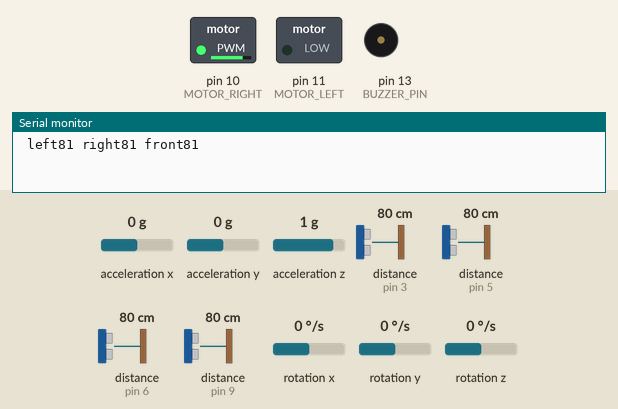
Simulated run of this sketch. Board: Teensy 3. Parts: switched loads named in the sketch (green lamp = pin HIGH), buzzer (waves = sounding, pin HIGH), the last lines printed to the serial monitor. Dashed ring = blinking. The inputs (shaded band) are chosen by the test bench; at power-on: distance to the obstacle (sensors on pin 3, pin 5, pin 6, pin 9) 80 cm, acceleration x 0 g, acceleration y 0 g, acceleration z 1 g, rotation x 0 °/s, rotation y 0 °/s, rotation z 0 °/s. The echo pulse lasts 58.3 µs per cm.

Above: at 14.2 s.
14.3 s: distance to the obstacle (sensor on pin 3) set to 96 cm
16.8 s: distance to the obstacle (sensor on pin 3) set to 103 cm
At 17.3 s:
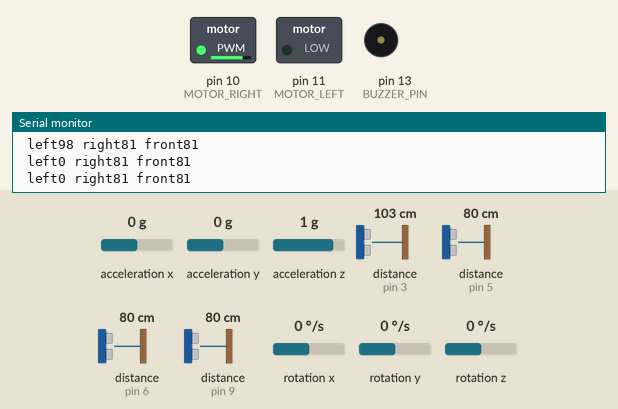
19.3 s: distance to the obstacle (sensor on pin 5) set to 97 cm
21.8 s: distance to the obstacle (sensor on pin 5) set to 106 cm
At 22.4 s:
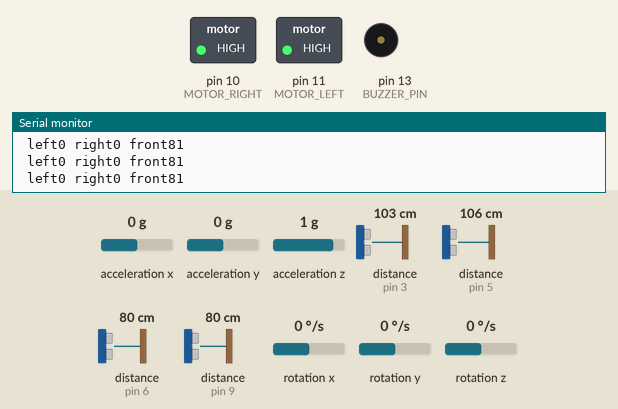
24.3 s: distance to the obstacle (sensor on pin 5) set to 2 cm
At 25.7 s:
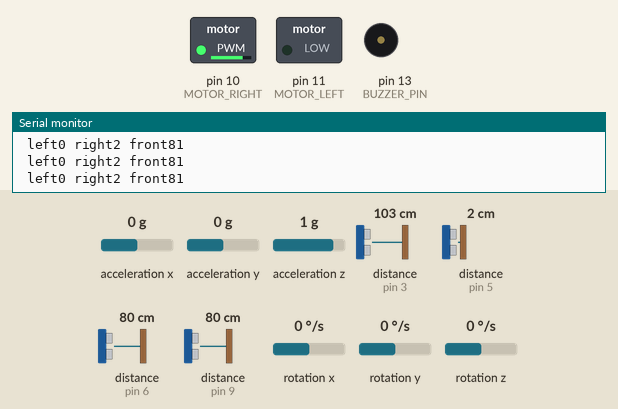
26.8 s: distance to the obstacle (sensor on pin 5) set to 120 cm
At 27.9 s:
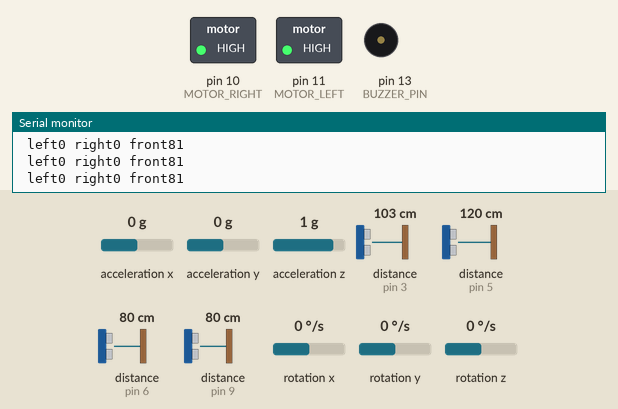
Timing chart, 0 to 29.8 s (numbered marks = the images above; inputs shaded):
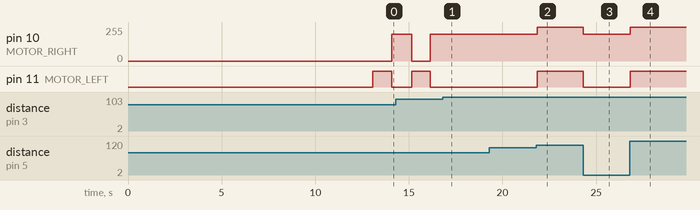

Measured:
- the behaviour switches between 100 and 101 cm on distance to the obstacle (sensor on pin 3) (found by bisection; images 0 and 1)
- the behaviour switches between 100 and 101 cm on distance to the obstacle (sensor on pin 5) (found by bisection; images 1 and 2)
- after the input at 16.8 s, pin 10 (MOTOR_RIGHT): stays 200/255 (without the input it goes to 0/255 after 0.42 s); pin 11 (MOTOR_LEFT): stays LOW (without the input it goes to HIGH after 0.42 s)
- after the input at 21.8 s, pin 10 (MOTOR_RIGHT): 200/255 → 255/255 after 0.05 s; pin 11 (MOTOR_LEFT): LOW → HIGH after 0.05 s
- after the input at 24.3 s, pin 10 (MOTOR_RIGHT): 255/255 → 200/255 at once; pin 11 (MOTOR_LEFT): HIGH → LOW at once
- after the input at 26.8 s, pin 10 (MOTOR_RIGHT): 200/255 → 255/255 at once; pin 11 (MOTOR_LEFT): LOW → HIGH at once

The sketch:

Code_EPIC.ino
```cpp
#include "NewPing.h"
///////////////////////////////////////////////////////
#include "MPU6050_tockn.h"
#include <Wire.h>
MPU6050 mpu6050(Wire);
// ////////////////////////////////////////////////////
#include <SoftwareSerial.h>
// /////////////////////////////////////////////
SoftwareSerial Sim800l(A0, A1); // RX TX
// /////////////////////////////////////////////////////
#define TRIGGER_PIN_LEFT 2 // Arduino pin tied to trigger pin on the ultrasonic sensor.
#define ECHO_PIN_LEFT 3 // Arduino pin tied to echo pin on the ultrasonic sensor.
#define MAX_DISTANCE_LEFT 100 // Maximum distance we want to ping for (in centimeters). Maximum sensor distance is rated at 400-500cm.
// /////////////////////////////////////////////////////
#define TRIGGER_PIN_RIGHT 4
#define ECHO_PIN_RIGHT 5
#define MAX_DISTANCE_RIGHT 100
// /////////////////////////////////////////////////////
#define TRIGGER_PIN_FRONT 7
#define ECHO_PIN_FRONT 6
#define MAX_DISTANCE_FRONT 100
// /////////////////////////////////////////////////////
#define TRIGGER_PIN_BOTTOM 8
#define ECHO_PIN_BOTTOM 9
#define MAX_DISTANCE_BOTTOM 100
// /////////////////////////////////////////////////////
NewPing sonarLeft(TRIGGER_PIN_LEFT, ECHO_PIN_LEFT, MAX_DISTANCE_LEFT); // NewPing setup of pins and maximum distance.
NewPing sonarRight(TRIGGER_PIN_RIGHT, ECHO_PIN_RIGHT, MAX_DISTANCE_RIGHT); // NewPing setup of pins and maximum distance.
NewPing sonarFront(TRIGGER_PIN_FRONT, ECHO_PIN_FRONT, MAX_DISTANCE_FRONT); // NewPing setup of pins and maximum distance.
NewPing sonarBottom(TRIGGER_PIN_BOTTOM, ECHO_PIN_BOTTOM, MAX_DISTANCE_BOTTOM); // NewPing setup of pins and maximum distance.
// /////////////////////////////////////////////////////
// #define SENSOR_PIN A2
#define BUZZER_PIN 13
// /////////////////////////////////////////////////////
#define MOTOR_LEFT 11//8
#define MOTOR_RIGHT 10
#define power 200
// /////////////////////////////////////////////////////
int getDistanceLeft()
{
  return sonarLeft.ping_cm();
}

int getDistanceRight()
{
  return sonarRight.ping_cm();
}

int getDistanceFront()
{
  return sonarFront.ping_cm();
}

int getDistanceBottom()
{
  return sonarBottom.ping_cm();
}

void warningLeft()
{
  analogWrite(MOTOR_LEFT, power); // 100
}

void notWarningLeft()
{
  digitalWrite(MOTOR_LEFT, LOW);
}

void warningRight()
{
  analogWrite(MOTOR_RIGHT, power);
}

void notWarningRight()
{
  digitalWrite(MOTOR_RIGHT, LOW);
}

void warningFront()
{
  digitalWrite(MOTOR_RIGHT, power / 3);
  digitalWrite(MOTOR_LEFT, power / 3);
}

void turnOff()
{
  digitalWrite(MOTOR_RIGHT, LOW);
  digitalWrite(MOTOR_LEFT, LOW);
}

void warningAll()
{
  digitalWrite(MOTOR_LEFT, power);
  digitalWrite(MOTOR_RIGHT, power);
}

void setup()
{
  delay(10000);
  // pinMode(1,OUTPUT);
  // digitalWrite(1, HIGH);
  Wire.begin();
  mpu6050.begin();
  mpu6050.calcGyroOffsets(true);
  Serial.begin(9600);
  Sim800l.begin(9600);
  // delay(20000);
  pinMode(BUZZER_PIN, OUTPUT);
  digitalWrite(BUZZER_PIN, LOW);
  // digitalWrite(1, LOW);
}

void loop()
{
  delay(50);
  mpu6050.update();
  int angleX = mpu6050.getAngleX();
  int angleY = mpu6050.getAngleY();

  if (abs(angleX) > 85 || abs(angleY) > 85)
  {
    delay(1000);
    mpu6050.update();
    angleX = mpu6050.getAngleX();
    angleY = mpu6050.getAngleY();

    if (abs(angleX) > 85 || abs(angleY) > 85)
    {
      // Serial.begin(9600);
      // Sim800l.begin(9600);
      // delay(10000);
      Sim800l.print("AT+CMGF=1\r\n");
      delay(2000);
      Sim800l.print("AT+CMGS=\"0946412298\"\r\n");
      delay(2000);
      Sim800l.print("bao dong ");
      Sim800l.print("\x1A");
      delay(4000);
      Sim800l.print("ATD0946412298;\r\n");
      delay(4000);
      while (1)
      {
        // digitalWrite(13,LOW);
        digitalWrite(BUZZER_PIN, HIGH);
        // digitalWrite(1, HIGH);
      }
    }
  }
  int distanceLeft = getDistanceLeft();
  int distanceRight = getDistanceRight();
  int distanceFront = getDistanceFront();
  int distanceBottom = getDistanceBottom();
  Serial.print(" left");
  Serial.print(distanceLeft);
  Serial.print(" right");
  Serial.print(distanceRight);
  Serial.print(" front");
  Serial.println(distanceFront);
  if ((distanceLeft != 0) && (distanceRight != 0))
    // nếu như 2 bên
  {
    warningLeft();
    notWarningRight();
    delay(1000);
    warningRight();
    notWarningLeft();
    delay(1000);
    return;
  }
  if ((distanceLeft != 0) && (distanceRight == 0))
  {
    warningLeft();
    notWarningRight();
    return;
  }
  else if ((distanceLeft == 0) && (distanceRight != 0))
  {
    warningRight();
    notWarningLeft();
    return;
  }
  else if ((distanceFront != 0) || (distanceBottom != 0))
    // if (distanceFront != 0)
  {
    warningFront();
    return;
  }
  else
    turnOff();
}
```
